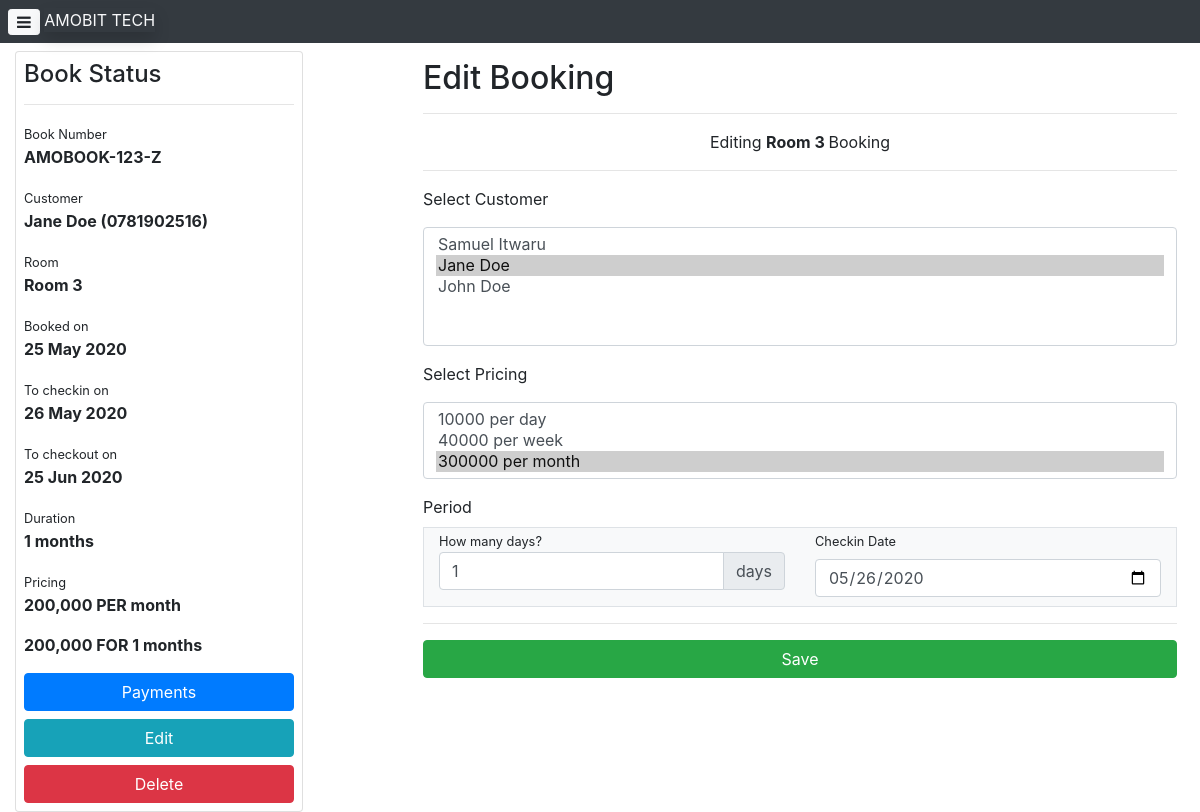
Before: /booking/2/edit with the older database file.
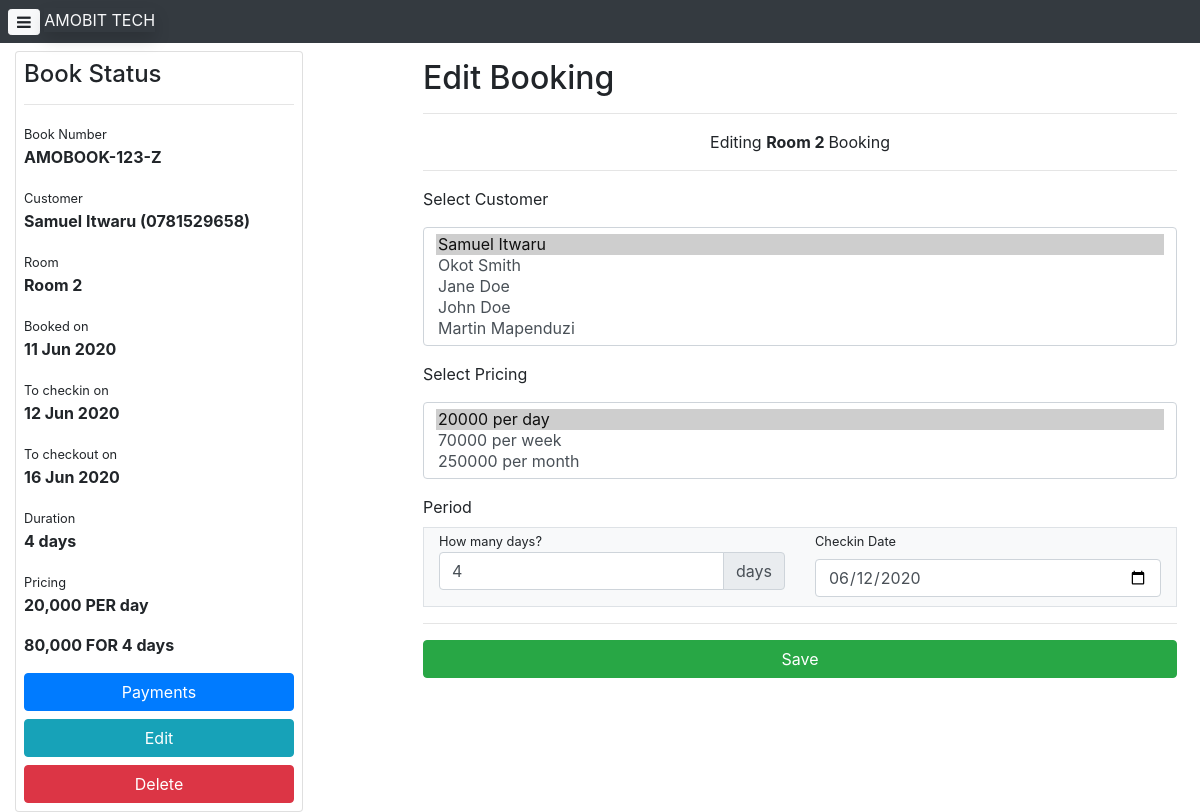
After: the same page with the newer database file.
### application/database/models.py (models this page shows, shortened)
@whooshee.register_model('full_name', 'email', 'telephone')
class Customer(db.Model):
    id = db.Column(db.Integer, primary_key=True)
    full_name = db.Column(db.String())
    email = db.Column(db.String())
    telephone = db.Column(db.String())
    date_registered = db.Column(db.DateTime())
    bookings = db.relationship("Booking", backref="customer")

@whooshee.register_model('name')
class Room(db.Model):
    id = db.Column(db.Integer, primary_key=True)
    name = db.Column(db.String())
    pricing_category_id = db.Column(db.Integer, db.ForeignKey("pricing_category.id"))
    bookings = db.relationship("Booking", backref="room")

class Booking(db.Model):
    id = db.Column(db.Integer, primary_key=True)
    book_number = db.Column(db.String())
    book_date = db.Column(db.DateTime())
    checkin_date = db.Column(db.DateTime())
    period = db.Column(db.Integer())
    pricing_period = db.Column(db.String())
    price_per_period = db.Column(db.Integer())
    customer_id = db.Column(db.Integer, db.ForeignKey("customer.id"))
    room_id = db.Column(db.Integer, db.ForeignKey("room.id"))
    payments = db.relationship("Payment", backref="booking")
    def checkout_date(self):
        if self.pricing_period == "day": period = self.period
        elif self.pricing_period == "week": period = self.period*7
        elif self.pricing_period == "month": period = self.period*30
        return self.checkin_date+timedelta(period)

### application/views/booking.py (the view, shortened to what this page needs)
@booking_bp.route("/<id>/edit", methods=['GET', 'POST'])
def edit_booking(id):
	booking = Booking.query.get(id)
	room = booking.room
	form = EditBookingForm(obj=booking)
	form.customer_id.choices = [(customer.id, customer.full_name) for customer in Customer.query.all()]
	form.pricing_period.choices = get_pricing_choices(room)
	return render_template('booking/edit-booking.html', form=form, booking=booking, room=room)

### application/forms/booking.py
class EditBookingForm(FlaskForm):
    customer_id = SelectField('Select Customer', validators=[DataRequired()], coerce=int)
    pricing_period = SelectField('Select Pricing', validators=[DataRequired()], coerce=str)
    period = IntegerField("Time Period", validators=[DataRequired()])
    checkin_date = DateField("Checkin Date", validators=[DataRequired(), not_less_today])
    submit = SubmitField('Save')

### application/filters/template_filters.py (called while the page is built)
@app.template_filter()
def comma_separator(value):
    if isinstance(value, int):
    	return f'{value:,}'
    return value

@app.template_filter(name="format_date")
def format_date(date):
	if date:
		date = date.strftime("%d %b %Y")
		return date
	return date

### application/utilities.py (called while the page is built)
def get_pricing_choices(room):
	pricing_choices = []
	if room.pricing_category.price_per_day:
		pricing_choices.append(("day", f"{room.pricing_category.price_per_day} per day"))
	if room.pricing_category.price_per_week:
		pricing_choices.append(("week", f"{room.pricing_category.price_per_week} per week"))
	if room.pricing_category.price_per_month:
		pricing_choices.append(("month", f"{room.pricing_category.price_per_month} per month"))
	return pricing_choices

### application/templates/booking/edit-booking.html (shortened to what this page needs)
{% extends 'booking/booking.html' %}
{% block content %}
<div>
	<form action="" method="POST">
		<div class="p-2">
			<h2>Edit Booking</B></h2>
			<hr>
			<p class="text-center">Editing <strong>{{room.name}} </strong>Booking</p>
			<hr>
			<div class="form-group">
				<label>{{form.customer_id.label}}</label>
				{{form.customer_id(class="form-control", size="5")}}
			</div>
			<div class="form-group">
				<label>{{form.pricing_period.label}}</label>
				{{form.pricing_period(class="form-control", size="3", id="periodSelector")}}
			</div>
			<div class="form-group">
				<label>Period</label>
				<div class="row border m-0 pb-2 bg-light">
					<div class="col-md-6">
						<small>How many <span class="period-label">days</span>?</small>
						<div class="input-group mb-2 mr-sm-2">
							{{form.period(type="number", class="form-control")}}
							<div class="input-group-append">
								<div class="input-group-text"><span class="period-label">days</span></div>
							</div>
						</div>
					</div>
					<div class="col-md-6">
						<small>{{form.checkin_date.label}}</small>
						{{form.checkin_date(class="form-control", type="date")}}
					</div>
				</div>
			</div>
			<hr>
			<div class="form-group">
				<button class="btn btn-block btn-success"> Save</button>
			</div>
		</div>
	</form>
</div>
{% endblock %}

### application/templates/booking/booking-card.html
	<div class="card p-2" style="width: 18rem;">
		<div>
			<div>
				<h4>Book Status</h4>
			</div>
			<hr>
			<small>Book Number</small>
			<p><strong>AMOBOOK-123-Z</strong></p>
			<small>Customer</small>
			<p><strong>{{booking.customer.full_name}} ({{booking.customer.telephone}})</strong></p>
			<small>Room</small>
			<p><strong>{{booking.room.name}}</strong></p>
			<small>Booked on</small>
			<p><strong>{{booking.book_date|format_date}}</strong></p>
			<small>To checkin on</small>
			<p><strong>{{booking.checkin_date|format_date}}</strong></p>
			<small>To checkout on</small>
			<p><strong>{{booking.checkout_date()|format_date}}</strong></p>
			<small>Duration</small>
			<p><strong>{{booking.period}} {{booking.pricing_period}}s</strong></p>
			<small>Pricing</small>
			<p><strong>{{booking.price_per_period|comma_separator}} PER {{booking.pricing_period}}</strong></p>
			<p><strong>{{(booking.period*booking.price_per_period)|comma_separator}} FOR {{booking.period}} {{booking.pricing_period}}s</strong></p>
			<a href="{{url_for('payment_bp.register_payment', booking_id=booking.id)}}" class="btn btn-block btn-primary">Payments</a>
			<a href="{{url_for('booking_bp.edit_booking', id=booking.id)}}" class="btn btn-block btn-info">Edit</a>
			<a href="{{url_for('booking_bp.delete_booking', id=booking.id)}}" class="btn btn-block btn-danger">Delete</a>
		</div>
	</div>

Changed rows visible on the page:
no longer on this page (row edited): Customer: customer.full_name "Jane Doe", customer.telephone "0781902516"
no longer on this page (row edited): Room: room.name "Room 3", name "Room 3"
now on this page (row unchanged): Customer: customer.full_name "Samuel Itwaru", customer.telephone "0781529658"
now on this page (row edited): Room: room.name "Room 2", name "Room 2"
changed Booking: book_date "25 May 2020" → "11 Jun 2020"; checkin_date "26 May 2020" → "12 Jun 2020"; checkout_date "25 Jun 2020" → "16 Jun 2020"; period "1" → "4"; pricing_period "month" → "day"; price_per_period|comma_separator "200,000" → "20,000"; (booking.period*booking.price_per_period)|comma_separator "200,000" → "80,000"; customer_id "Samuel Itwaru / Jane Doe ☑ / John Doe" → "Samuel Itwaru ☑ / Okot Smith / Jane Doe / John Doe / Martin Mapenduzi"; pricing_period "10000 per day / 40000 per week / 300000 per month ☑" → "20000 per day ☑ / 70000 per week / 250000 per month"; checkin_date "05/26/2020" → "06/12/2020"
